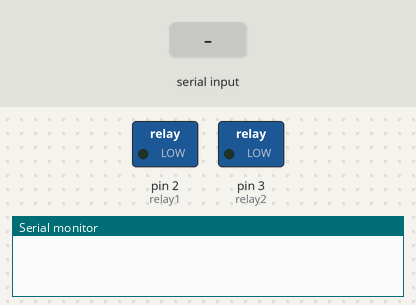
Simulated run of this sketch. Board: Arduino Uno, built with avr-gcc and run on an emulated ATmega328P. On the bench: switched loads named in the sketch (green lamp = pin HIGH), the last lines printed to the serial monitor. The test bench sets the inputs (shaded band).

Above: at 1.2 s.
1.3 s: "A" received over Serial
At 1.7 s:
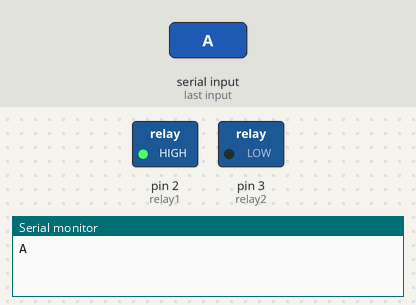
2.8 s: "B" received over Serial
At 4.0 s:
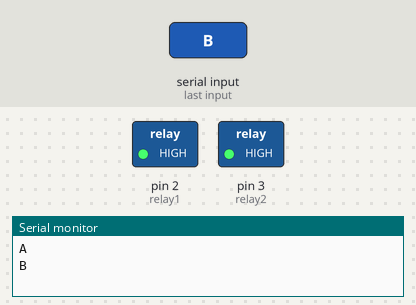
4.3 s: "a" received over Serial
At 5.1 s:
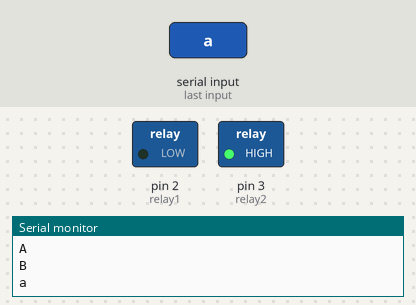
Timing chart, 0 to 7.3 s (numbered marks = the images above; inputs shaded):
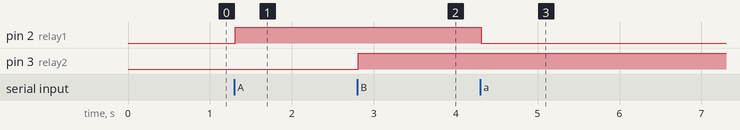

Measured:
- after the input at 1.3 s, pin 2 (relay1): LOW → HIGH at once
- after the input at 2.8 s, pin 3 (relay2): LOW → HIGH at once
- after the input at 4.3 s, pin 2 (relay1): HIGH → LOW at once

The sketch:

Arduino_Code.ino
```cpp
String inputs;
#define relay1 2
#define relay2 3
void setup()
{
Serial.begin(9600);
pinMode(relay1, OUTPUT);
pinMode(relay2, OUTPUT);
digitalWrite(relay1, LOW);
digitalWrite(relay2, LOW);
}
void loop()
{
while(Serial.available())
{
delay(10);
char c = Serial.read();
inputs += c;
}
if (inputs.length() >0)
{
Serial.println(inputs);

if(inputs == "a")
{
digitalWrite(relay1, LOW);
}
else if(inputs == "A")
{
digitalWrite(relay1, HIGH);
}
else if(inputs == "b")
{
digitalWrite(relay2, LOW);
}
else if(inputs == "B")
{
digitalWrite(relay2, HIGH);
}

inputs="";

}}
```
